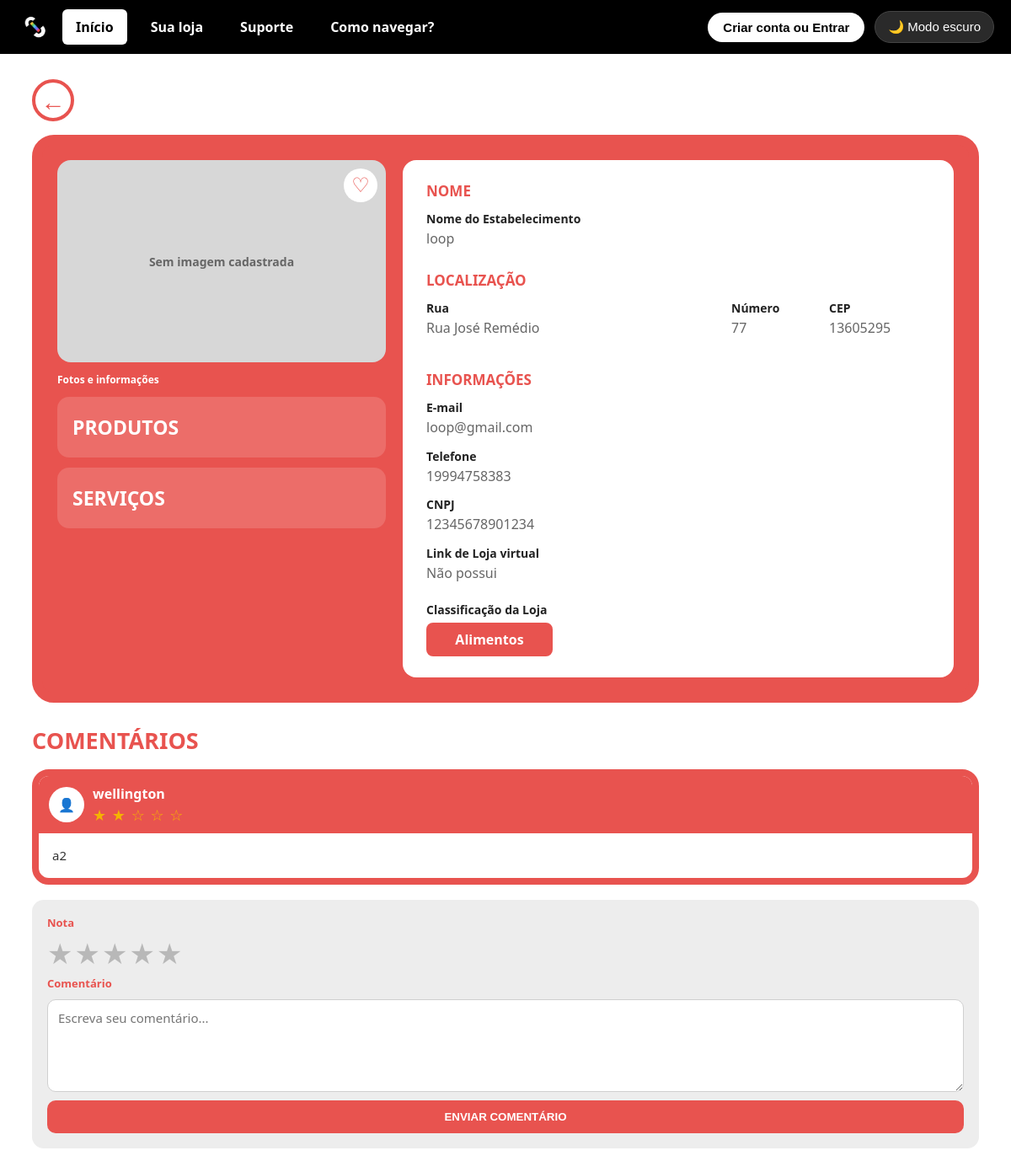
/loja/3/, run on the app's committed database.
### AppStoreLink/models.py (models this page shows, shortened)
class Loja(models.Model):
    id_loja = models.AutoField(primary_key=True)
    nome_loja = models.CharField(max_length=100)
    telefone_loja = models.CharField(max_length=15, blank=True, null=True)
    email_loja = models.EmailField(max_length=100)
    cnpj = models.CharField(max_length=18, unique=True) # !--!--!--!--!--!--!--! {{MUDAR PARA RECEBER TAMBEM CARACTERES "pois o CNPJ atual recebe letras tembem"}}  !--!--!--!--!--!--!--!
    foto_estabelecimento = models.CharField(max_length=255, blank=True, null=True)
    link = models.URLField(max_length=255, blank=True, null=True)
    id_endereco = models.ForeignKey(
        Endereco, on_delete=models.CASCADE, db_column="id_endereco"
    )
    id_categoria = models.ForeignKey(
        Categoria, on_delete=models.CASCADE, db_column="id_categoria"
    )

class Endereco(models.Model):
    id_endereco = models.AutoField(primary_key=True)
    rua = models.CharField(max_length=100)
    numero_estabelecimento = models.CharField(max_length=10)
    cep = models.CharField(max_length=9)

class Categoria(models.Model):
    id_categoria = models.AutoField(primary_key=True)
    tipo_categoria = models.CharField(max_length=20)

class Avaliacao(models.Model):
    nota = models.IntegerField()
    comentario = models.TextField(blank=True, null=True)
    id_usuario = models.ForeignKey(
        Usuario, on_delete=models.CASCADE, db_column="id_usuario"
    )
    id_loja = models.ForeignKey(
        Loja, on_delete=models.CASCADE, db_column="id_loja", null=True, blank=True
    )
    id_produto = models.ForeignKey(
        Produto, on_delete=models.CASCADE, db_column="id_produto", null=True, blank=True
    )
    id_servico = models.ForeignKey(
        Servico, on_delete=models.CASCADE, db_column="id_servico", null=True, blank=True
    )

class Usuario(models.Model):
    id_categoria = models.AutoField(primary_key=True)
    nome = models.CharField(max_length=50)
    sobrenome = models.CharField(max_length=100, blank=True, null=True)
    email = models.EmailField(max_length=100, unique=True)
    senha = models.CharField(max_length=255)
    telefone = models.CharField(max_length=15, blank=True, null=True)
    cpf = models.CharField(max_length=11, unique=True, blank=True, null=True)
    id_tipo_usuario = models.ForeignKey(
        TipoUsuario, on_delete=models.CASCADE, db_column="id_tipo_usuario",
        blank=True, null=True
    )

### AppStoreLink/views.py (the view)
def InformacoesLoja(request, id_loja):
    loja = get_object_or_404(
        Loja.objects.select_related(
            'id_endereco',
            'id_categoria'
        ),
        id_loja=id_loja
    )
    avaliacoes = Avaliacao.objects.filter(
        id_loja=loja
    ).select_related(
        'id_usuario'
    ).exclude(
        comentario__isnull=True
    ).exclude(
        comentario=''
    ).order_by(
        '-id'
    )
    contexto = {
        'loja': loja,
        'avaliacoes': avaliacoes,
    }
    return render(
        request,
        'AppStoreLink/InformacoesLoja.html',
        contexto
    )

### AppStoreLink/context_processors.py (called while the page is built)
def usuario_logado(request): # -> define a função que chama a cada renderização
    usuario_id = request.session.get('usuario_id') # -> essa linha define que um 'usuario_id' e logado, e nao logado e um 'None'
    usuario = Usuario.objects.filter(pk=usuario_id).first() if usuario_id else None # -> verifica se o 'usuario_id' tem valor, caso nao, retorna 'None'
    return {'usuario_logado': usuario} # -> a chave 'usuario_logado' vira o nome da var. em templates

### templates/AppStoreLink/InformacoesLoja.html (shortened to what this page needs)
{% load static %}
<!DOCTYPE html>
<html lang="pt-BR">
<head>
  <link
    rel="stylesheet"
    href="{% static 'AppStoreLink/styles/style.css' %}"
  >
  <link
    rel="stylesheet"
    href="{% static 'AppStoreLink/styles/informacoes-loja.css' %}"
  >
</head>
<body>
  <div class="topbar">
    <div class="logo-icon">
      <img
        src="{% static 'AppStoreLink/images/icon-dark.png' %}"
        alt="StoreLink"
      >
    </div>
    <a
      class="nav-btn active"
      href="{% url 'index' %}"
    >
      Início
    </a>
    <a
      class="nav-btn"
      href="{% url 'perfil-loja' %}"
    >
      Sua loja
    </a>
    <a
      class="nav-btn"
      href="{% url 'suporte' %}"
    >
      Suporte
    </a>
    <a
      class="nav-btn"
      onclick="setActiveNav(this)"
    >
      Como navegar?
    </a>
    {% if usuario_logado %}
      <button
        class="nav-account-btn"
        data-url="{% url 'perfil-consumidor' %}"
        onclick="location.href=this.dataset.url"
      >
        👤 Minha conta
      </button>
    {% else %}
      <button
        class="nav-account-btn"
        data-url="{% url 'cadastro' %}"
        onclick="location.href=this.dataset.url"
      >
        Criar conta ou Entrar
      </button>
    {% endif %}
    <button
      class="theme-toggle"
      onclick="toggleTheme(this)"
    >
      🌙 Modo escuro
    </button>
  </div>
  <main
    class="
      info-loja-page
      {% if loja.id_categoria.tipo_categoria == 'Alimentos' %}
        info-alimentos
      {% elif loja.id_categoria.tipo_categoria == 'Moda' %}
        info-moda
      {% elif loja.id_categoria.tipo_categoria == 'Esportes' %}
        info-esportes
      {% elif loja.id_categoria.tipo_categoria == 'Construção' %}
        info-construcao
      {% elif loja.id_categoria.tipo_categoria == 'Saúde' %}
        info-saude
      {% elif loja.id_categoria.tipo_categoria == 'Pets' %}
        info-pets
      {% elif loja.id_categoria.tipo_categoria == 'Ambiente' %}
        info-ambiente
      {% elif loja.id_categoria.tipo_categoria == 'Tecnologia' %}
        info-tecnologia
      {% elif loja.id_categoria.tipo_categoria == 'Beleza' %}
        info-beleza
      {% else %}
        info-outros
      {% endif %}
    "
  >
    <a
      class="info-voltar"
      href="{% url 'index' %}"
      aria-label="Voltar"
    >
      ←
    </a>
    <div class="info-loja-layout">
      <section class="info-loja-card">
        <div class="info-loja-esquerda">
          <div class="info-loja-foto">
            {% if loja.foto_estabelecimento %}
              <img
                src="{{ loja.foto_estabelecimento }}"
                alt="{{ loja.nome_loja }}"
                onerror="
                  this.style.display='none';
                  this.nextElementSibling.style.display='flex';
                "
              >
              <div
                class="info-sem-imagem"
                style="display: none;"
              >
                Sem imagem cadastrada
              </div>
            {% else %}
              <div class="info-sem-imagem">
                Sem imagem cadastrada
              </div>
            {% endif %}
            <form
              method="POST"
              action="{% url 'favoritar-loja' loja.id_loja %}"
            >
              <button
                type="submit"
                class="info-favoritar"
                aria-label="Favoritar loja"
              >
                ♡
              </button>
            </form>
          </div>
          <p class="info-subtitulo">
            Fotos e informações
          </p>
          <a
            class="info-acesso-btn"
            href="{% url 'InformacoesProduto' loja.id_loja %}"
          >
            PRODUTOS
          </a>
          <a
            class="info-acesso-btn"
            href="{% url 'InformacoesServico' loja.id_loja %}"
          >
            SERVIÇOS
          </a>
        </div>
        <div class="info-loja-dados">
          <h2>
            NOME
          </h2>
          <div class="info-campo">
            <strong>
              Nome do Estabelecimento
            </strong>
            <span>
              {{ loja.nome_loja }}
            </span>
          </div>
          <h2>
            LOCALIZAÇÃO
          </h2>
          <div class="info-localizacao-grid">
            <div class="info-campo info-rua">
              <strong>
                Rua
              </strong>
              <span>
                {{ loja.id_endereco.rua }}
              </span>
            </div>
            <div class="info-campo">
              <strong>
                Número
              </strong>
              <span>
                {{ loja.id_endereco.numero_estabelecimento }}
              </span>
            </div>
            <div class="info-campo">
              <strong>
                CEP
              </strong>
              <span>
                {{ loja.id_endereco.cep }}
              </span>
            </div>
          </div>
          <h2>
            INFORMAÇÕES
          </h2>
          <div class="info-campo">
            <strong>
              E-mail
            </strong>
            <span>
              {{ loja.email_loja }}
            </span>
          </div>
          <div class="info-campo">
            <strong>
              Telefone
            </strong>
            <span>
              {% if loja.telefone_loja %}
                {{ loja.telefone_loja }}
              {% else %}
                Não informado
              {% endif %}
            </span>
          </div>
          <div class="info-campo">
            <strong>
              CNPJ
            </strong>
            <span>
              {{ loja.cnpj }}
            </span>
          </div>
          <div class="info-campo">
            <strong>
              Link de Loja virtual
            </strong>
            {% if loja.link %}
              <a
                href="{{ loja.link }}"
                target="_blank"
                rel="noopener noreferrer"
              >
                {{ loja.link }}
              </a>
            {% else %}
              <span>
                Não possui
              </span>
            {% endif %}
          </div>
          <div class="info-classificacao">
            <strong>
              Classificação da Loja
            </strong>
            <span>
              {{ loja.id_categoria.tipo_categoria }}
            </span>
          </div>
        </div>
      </section>
      <aside class="info-comentarios">
        <h2>
          COMENTÁRIOS
        </h2>
        <div class="info-comentarios-lista">
          {% for avaliacao in avaliacoes %}
            <article class="info-comentario-card">
              <div class="info-comentario-topo">
                <div class="info-comentario-avatar">
                  👤
                </div>
                <div>
                  <strong>
                    {{ avaliacao.id_usuario.nome }}
                  </strong>
                  <div class="info-nota-estrelas">
                    {% if avaliacao.nota >= 1 %}
                      ★
                    {% else %}
                      ☆
                    {% endif %}
                    {% if avaliacao.nota >= 2 %}
                      ★
                    {% else %}
                      ☆
                    {% endif %}
                    {% if avaliacao.nota >= 3 %}
                      ★
                    {% else %}
                      ☆
                    {% endif %}
                    {% if avaliacao.nota >= 4 %}
                      ★
                    {% else %}
                      ☆
                    {% endif %}
                    {% if avaliacao.nota >= 5 %}
                      ★
                    {% else %}
                      ☆
                    {% endif %}
                  </div>
                </div>
              </div>
              <p>
                {{ avaliacao.comentario }}
              </p>
            </article>
          {% empty %}
            <div class="info-comentarios-vazio">
              Nenhum comentário cadastrado
              para esta loja ainda.
            </div>
          {% endfor %}
        </div>
        <form
          method="POST"
          action="{% url 'avaliar-loja' loja.id_loja %}"
          class="info-comentario-form"
        >
          <label>
            Nota
          </label>
          <div class="info-estrelas">
            <label for="estrela5">
              ★
            </label>
            <label for="estrela4">
              ★
            </label>
            <label for="estrela3">
              ★
            </label>
            <label for="estrela2">
              ★
            </label>
            <label for="estrela1">
              ★
            </label>
          </div>
          <label for="comentario-loja">
            Comentário
          </label>
          <textarea
            id="comentario-loja"
            name="comentario"
            maxlength="1000"
            placeholder="Escreva seu comentário..."
          ></textarea>
          <button type="submit">
            ENVIAR COMENTÁRIO
          </button>
        </form>
      </aside>
    </div>
  </main>
</body>
</html>

### AppStoreLink/static/AppStoreLink/styles/style.css (style rules this page uses)
* { margin: 0; padding: 0; box-sizing: border-box; }
:root { --bg-page: #ffffff; --text-color: #222222; --hint-color: #b8b8b8; --topbar-bg: #000000; --search-bg: #000000; }
body { font-family: 'Segoe UI', Arial, sans-serif; background: var(--bg-page); color: var(--text-color); transition: background 0.25s ease, color 0.25s ease; }
.topbar { background: var(--topbar-bg); display: flex; align-items: center; height: 64px; padding: 9px 20px; gap: 12px; position: relative; z-index: 200; }
.logo-icon { width: 42px; height: 42px; background: transparent; border-radius: 8px; display: flex; align-items: center; justify-content: center; overflow: hidden; padding: 4px; }
.logo-icon img { width: 100%; height: 100%; object-fit: contain; }
.nav-btn { position: relative; background: transparent; border: none; color: #fff; font-weight: 600; font-size: 16px; padding: 10px 16px; border-radius: 6px; cursor: pointer; text-decoration: none; transition: transform 0.2s ease, color 0.2s ease, background 0.2s ease; }
.nav-btn.active { background: #fff; color: #000; transform: none; }
.nav-account-btn { margin-left: auto; background: #fff; color: #000; border: none; font-weight: 700; font-size: 15px; padding: 9px 18px; border-radius: 20px; cursor: pointer; display: flex; align-items: center; gap: 7px; transition: transform 0.2s ease, filter 0.2s ease; }
.theme-toggle { background: #2a2a2a; border: 1px solid #444; color: #fff; font-size: 15px; padding: 9px 15px; border-radius: 20px; cursor: pointer; display: flex; align-items: center; gap: 6px; }

### data on the page
Loja: nome_loja "loop", id_endereco.rua "Rua José Remédio", id_endereco.numero_estabelecimento "77", id_endereco.cep "13605295", email_loja "loop@gmail.com", telefone_loja "19994758383", cnpj "12345678901234", id_categoria.tipo_categoria "Alimentos"
Avaliacao: id_usuario.nome "wellington", comentario "a2"
